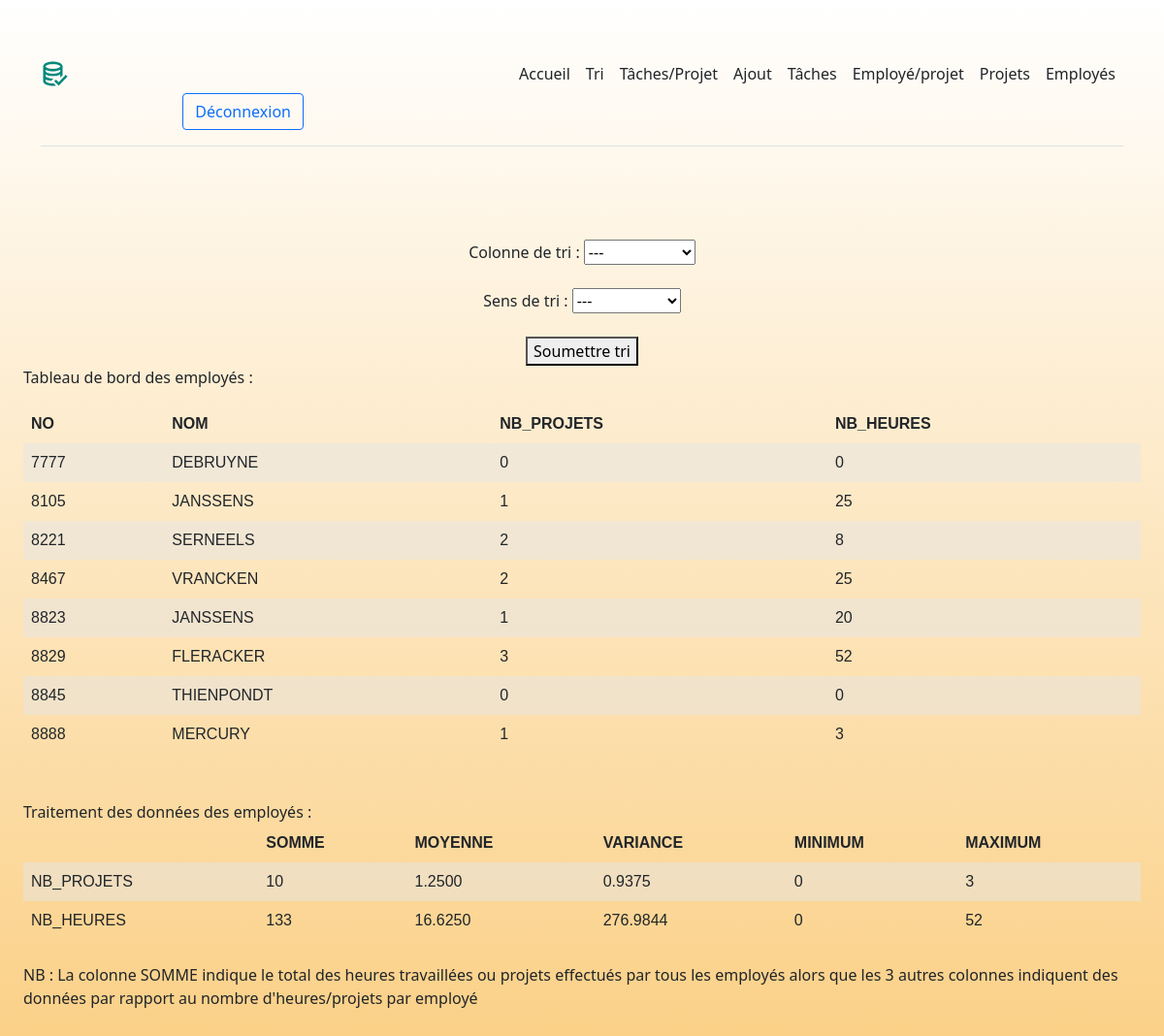
Screenshot of /employes.php (signed in) with the database file from the repository.
### tables this page shows
CREATE TABLE Employe(
   NO              INTEGER UNSIGNED NOT NULL PRIMARY KEY 
  ,NOM             VARCHAR(64) NOT NULL
  ,NOM_DEPARTEMENT VARCHAR(64)
  ,NOM_FONCTION    VARCHAR(64)
  ,FOREIGN KEY (NOM_DEPARTEMENT) REFERENCES Departement(NOM)
  ,FOREIGN KEY (NOM_FONCTION) REFERENCES Fonction(NOM)
);

### functions.php (the view, shortened to what this page needs)
<?php
function printTable($tuples, $columns){
    echo("<table>");
    echo("<tr>");
    foreach($columns as $column):
        echo("<th>" . $column[0] . "</th>");
    endforeach;
    echo("</tr>");
    foreach ($tuples as $tuple) :
        echo("<tr>");
        for($i=0;$i<count($tuple)/2;$i++):
            echo("<td>" . $tuple[$i] . "</td>");
        endfor;
        echo("</tr>");
    endforeach;
    echo("</table>");
}
function sqlQuery($query, $db){
  try {
    if($db->inTransaction()):
      die("Base de données déjà en transaction");
    else:
      $db->beginTransaction();
      $statement = $db->prepare($query);
      $statement->execute();
      $db->commit();
      return $statement->fetchAll();
    endif;
  } catch (\PDOException $e) {
    $db->rollBack();
    die($e->getMessage());
  }
}
?>

### index.css (style rules this page uses)
body { padding-top: 40px; background: -webkit-gradient(linear, left top, left bottom, from(#fff), to(rgba(246, 156, 0, 0.499))) fixed; }

### functions.php (style rules this page uses)
table { font-family: arial, sans-serif; border-collapse: collapse; width: 100%; }
td, th { text-align: left; padding: 8px; }
tr:nth-child(even) { background-color: rgba(230,230,230,0.5); }

### rows the page displays
employe: NO "7777", NOM "DEBRUYNE", i "0"
employe: NO "8105", NOM "JANSSENS", i "1", i "25"
employe: NO "8221", NOM "SERNEELS", i "2", i "8"
employe: NO "8467", NOM "VRANCKEN", i "2", i "25"
employe: NO "8823", NOM "JANSSENS", i "1", i "20"
employe: NO "8829", NOM "FLERACKER", i "3", i "52"
employe: NO "8845", NOM "THIENPONDT", i "0"
employe: NO "8888", NOM "MERCURY", i "1", i "3"

### other values shown
$column[0] "NO"
$column[0] "NOM"
$column[0] "NB_PROJETS"
$column[0] "NB_HEURES"
$column[0] "SOMME"
$column[0] "MOYENNE"
$column[0] "VARIANCE"
$column[0] "MINIMUM"
$column[0] "MAXIMUM"
$tuple[$i] "NB_PROJETS"
$tuple[$i] "10"
$tuple[$i] "1.2500"
$tuple[$i] "0.9375"
$tuple[$i] "0"
$tuple[$i] "3"
